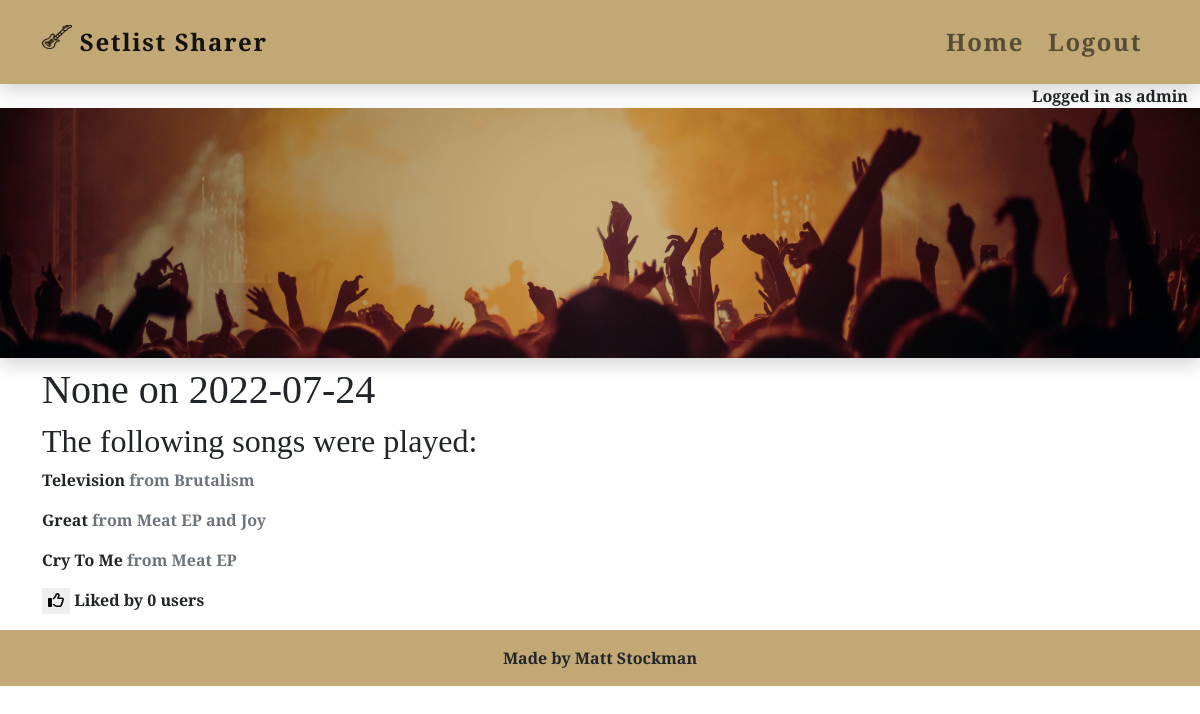
Page /setlist/detail/15/ (signed in) on the committed database.
### setlist/models.py (models this page shows, shortened)
class Setlist(models.Model):
    gig = models.OneToOneField('home.Gig', related_name='setlist_gig',
                               on_delete=models.CASCADE, null=True)
    author = models.ForeignKey(User, on_delete=models.SET_NULL, null=True)
    song = models.ManyToManyField(Song)
    status = models.IntegerField(choices=STATUS, default=0)
    agree = models.ManyToManyField(User, related_name='setlist_agree',
                                   blank=True)
    disagree = models.ManyToManyField(User, related_name='setlist_disagree',
                                      blank=True)
    class Meta:
        ordering = ['gig__date']
    def __str__(self):
        return f"{self.gig.venue} on {self.gig.date}"

class Song(models.Model):
    title = models.CharField(max_length=200, unique=True, null=False)

class Release(models.Model):
    title = models.CharField(max_length=200)
    songs = models.ManyToManyField(Song, related_name="releases")
    def __str__(self):
        return self.title

### home/models.py (models this page shows, shortened)
class Gig(models.Model):
    date = models.DateField(auto_now_add=False, auto_now=False, blank=True,
                            null=True)
    venue = models.ForeignKey('setlist.Venue', on_delete=models.CASCADE,
                              null=True)
    image = CloudinaryField('image', null=True, blank=True)
    image_status = models.IntegerField(choices=STATUS, default=0)

### setlist/views.py (the view)
# urls.py: path('detail/<str:pk>/', detail, name='detail_setlist'),
@login_required
def detail(request, pk):
    setlist = Setlist.objects.get(id=pk)
    context = {
        'setlist': setlist,
    }
    return render(request, 'setlist/detail.html', context)

### setlist/templates/setlist/detail.html (shortened to what this page needs)
{% extends 'base.html' %}
{% block content %}
<div class="container">
    <h1>{{ setlist }}</h1>
    <h2>The following songs were played:</h2>
    {% for song in setlist.song.all %}
        <p>{{ song.title }}
            <span class="text-muted">from
            {% for release in song.releases.all %}
                {% if forloop.first %}
                    {{ release }}
                {% elif forloop.last %}
                    and {{ release }}
                {% else %}
                    {{ release }},
                {% endif %}
            {% endfor %}
            </span>
        </p>
    {% endfor %}
    {% if user.id == setlist.author.id %}
        <a href="{% url 'edit_setlist' setlist.id %}" class="btn btn-outline-dark mb-2 main-btn">
        <i class="fa-solid fa-file pe-1"></i>Edit Setlist</a>
        <a href="{% url 'delete_setlist' setlist.id %}" class="btn btn-outline-dark mb-2 main-btn">
            <i class="fa-solid fa-file pe-1"></i>Delete Setlist</a>
    {% else %}
        <form action="{% url 'like' setlist.pk %}" method="POST" class="d-inline">
            {% if request.user in setlist.agree.all %}
                <button type="submit" name="answer_id" class="border-0" value="{{ setlist.id }}"><i
                        class="fa-solid fa-thumbs-up"></i>
                </button>
            {% else %}
                <button type="submit" name="answer_id" class="border-0" value="{{ setlist.id }}"><i
                        class="fa-regular fa-thumbs-up"></i>
                </button>
            {% endif %}
        </form>
    {% endif %}
        Liked by {{ setlist.agree.all.count }} user{{ setlist.agree.all.count|pluralize }}
{% endblock %}

### templates/base.html (shortened to what this page needs)
{% load static %}
<!DOCTYPE html>
<html class="h-100">
<head>
    <link rel="stylesheet" href="https://cdnjs.cloudflare.com/ajax/libs/font-awesome/5.15.3/css/all.min.css">
    <link href="https://cdn.jsdelivr.net/npm/bootstrap@5.0.1/dist/css/bootstrap.min.css" rel="stylesheet"
>
    <link rel="stylesheet" href="{% static '/css/style.css' %}">
</head>
<body class="d-flex flex-column">
    <nav class="navbar navbar-expand-sm navbar-light shadow p-3">
        <div class="container bg-image">
            <a class="navbar-brand" href="{% url 'index' %}">
                <img src="{% static 'images/guitar-logo-no-bg.png' %}" alt="Black outline of a guitar" title="Black outline of a guitar" width="30" height="24" class="d-inline-block align-text-top">
                Setlist Sharer
            </a>
            <div class="collapse navbar-collapse" id="navbarCollapse">
                <div class="navbar-nav ms-auto">
                    {% with url_name=request.resolver_match.url_name %}
                    <a class="nav-link pe-3 {% if url_name == 'index' %} active {% endif %}" href="{% url 'index' %}">Home</a>
                        {% if user.is_authenticated %}
                        <a class="nav-link pe-3 {% if url_name == 'account_logout' %} active {% endif %}" href="{% url 'account_logout' %}">Logout</a>
                        {% else %}
                        <a class="nav-link pe-3 {% if url_name == 'account_signup' %} active {% endif %}" href="{% url 'account_signup' %}">Sign Up</a>
                        <a class="nav-link {% if url_name == 'account_login' %} active {% endif %}" href="{% url 'account_login' %}">Login</a>
                        {% endif %}
                    {% endwith %}
                </div>
            </div>
        </div>
    </nav>
    {% if user.is_authenticated %}
    <div class="text-end container-fluid">
        Logged in as {{ user }}
    </div>
    {% endif %}
    <div class="container-fluid p-0">
        <div id="hero" class="shadow mb-2">
        </div>
    </div>
    <main class="flex-shrink-0 main-bg">
        {% block content %}
        {% endblock content %}
    </main>
    <footer class="footer mt-3 py-3">
        <p class="m-0 text-center">Made by Matt Stockman</p>
    </footer>
</body>
</html>

### static/css/style.css (style rules this page uses)
body { font-family: 'Crimson Text', serif; font-weight: 700; }
nav, .navbar-brand { font-size: 1.5rem; letter-spacing: 0.1rem; }
#hero { background-image: linear-gradient(rgba(0, 0, 0, 0.2), rgba(0, 0, 0, 0.2)), url('/static/images/crowd.jpg'); background-size: cover; background-position: center center; height: 250px; }
nav, footer { background: #C1A875; }

### rows in the picture
Setlist: gig.date "None on 2022-07-24", agree.all.count "0"
Song: title "Television"
Release: title "Brutalism"
Song: title "Great"
Release: title "Meat EP"
Release: title "Joy"
Song: title "Cry To Me"

### other values in the picture
{{ user }} "admin"
